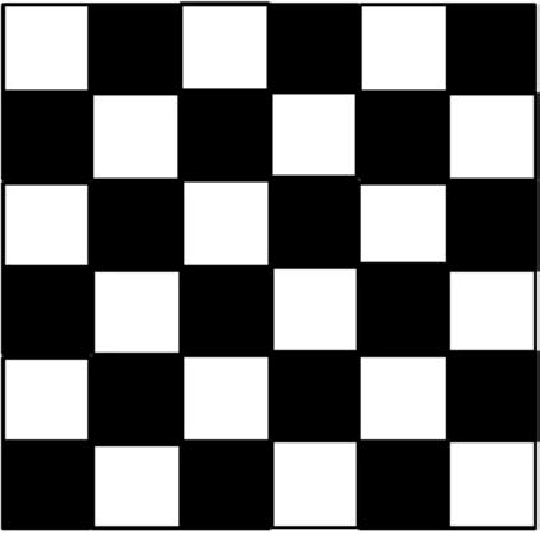
#> input picture Images/Chess Board.png, 540 x 533 px, found by its file name
$ python CornerDetection.py
#> lines starting #> are read from the running program, lines starting #| are printed output that depends on the picture; after the words box and inside, x2 and y2 are one past the last pixel; in counts of white or black regions, pixels touching at a corner belong together
import numpy as np
import cv2

'''When detecting edges, corners, features, you need  to convert the image into grayscale'''
img = cv2.imread('Chess Board.png')
#> img is the input picture: shape (533, 540, 3); min 0, max 255, mean 112.4
img_gray = cv2.cvtColor(img, cv2.COLOR_BGR2GRAY)

# Detecting corners
corners = cv2.goodFeaturesToTrack(img_gray, 100, 0.01, 10)
#> corners = 72 rows, first 8: [265, 7], [353, 95], [185, 263], [362, 7], [265, 87], [361, 260], [273, 95], [444, 7]
corners = np.int0(corners) # Converts all values in the matrix to int

# Decompose corners (Using interior arrays in the matrix)
for corner in corners:
    x, y = corner.ravel()
    cv2.circle(img, (x, y), 3, [255, 0, 0], -1)
#> this loop made 72 passes
#> (x, y) on passes 1 to 12: (265, 7), (353, 95), (185, 263), (362, 7), (265, 87), (361, 260), (273, 95), (444, 7), (176, 96), (361, 357), (444, 260), (450, 525)
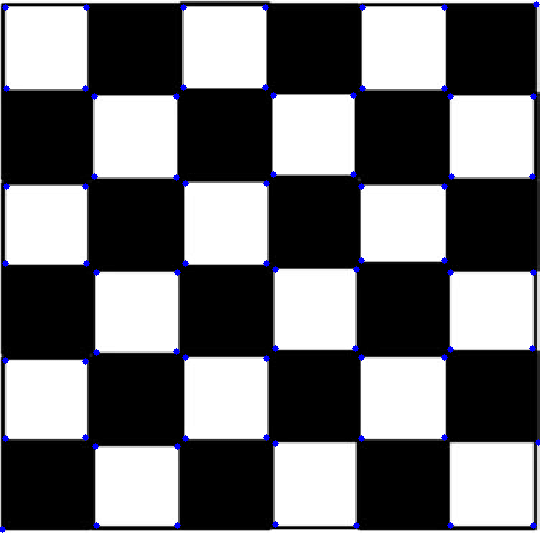
#> img: shape (533, 540, 3); 0.72% of pixels changed, all inside (x1, y1, x2, y2) = (0, 1, 540, 533)

# Drawing lines between corners
for i in range(len(corners)):
    for j in range(i + 1, len(corners)):
        corner1 = tuple(corners[i][0])
        corner2 = tuple(corners[j][0])

        ''' Create a random color in a numpy array and convert the numpy values to regular integers'''
        colour = tuple(map(lambda x: int(x), np.random.randint(0, 255, size=3)))
        cv2.line(img, corner1, corner2, colour, 1)
#> this loop made 72 passes
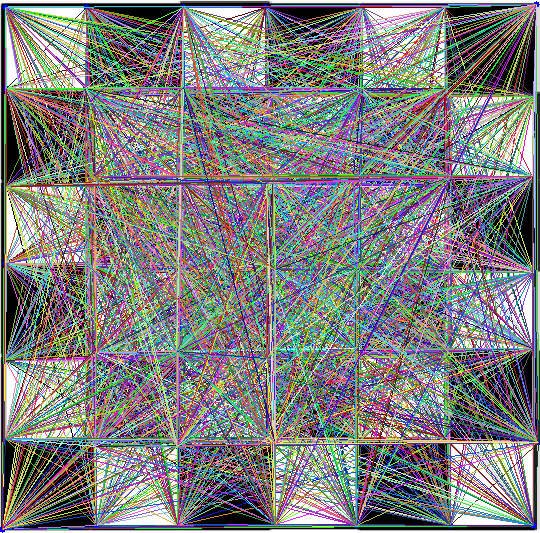
#> img: shape (533, 540, 3); mean B, G, R 126, 126.5, 126.3

cv2.imshow('Image', img)
cv2.waitKey(0)
cv2.destroyAllWindows()

$ run again, with Images/Ball.PNG copied over Images/Chess Board.png
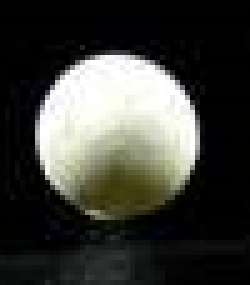
#> input picture Images/Ball.PNG, 50 x 57 px, found by its file name (shown 5 times larger)
#> img is the input picture: shape (57, 50, 3); mean B, G, R 56.9, 62, 61.4
#> corners = [[14, 38], [35, 35], [12, 15], [30, 13], [23, 33], [38, 21], [7, 25], [25, 51], [13, 55]]
#> the loop `for corner in corners:` made 9 passes
#> after the loop `for corner in corners:`:
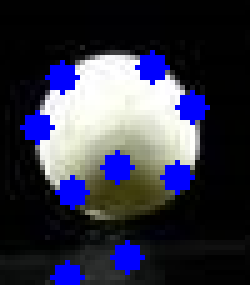
#> img: shape (57, 50, 3) (shown 5 times larger); 8.95% of pixels changed, all inside (x1, y1, x2, y2) = (4, 10, 42, 57)
#> the loop `for i in range(len(corners)):` made 9 passes
#> after the loop `for i in range(len(corners)):`:
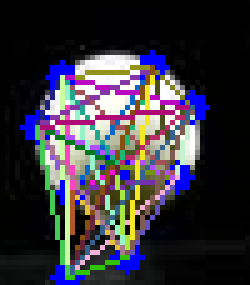
#> img: shape (57, 50, 3) (shown 5 times larger); mean B, G, R 61.1, 52.8, 55
